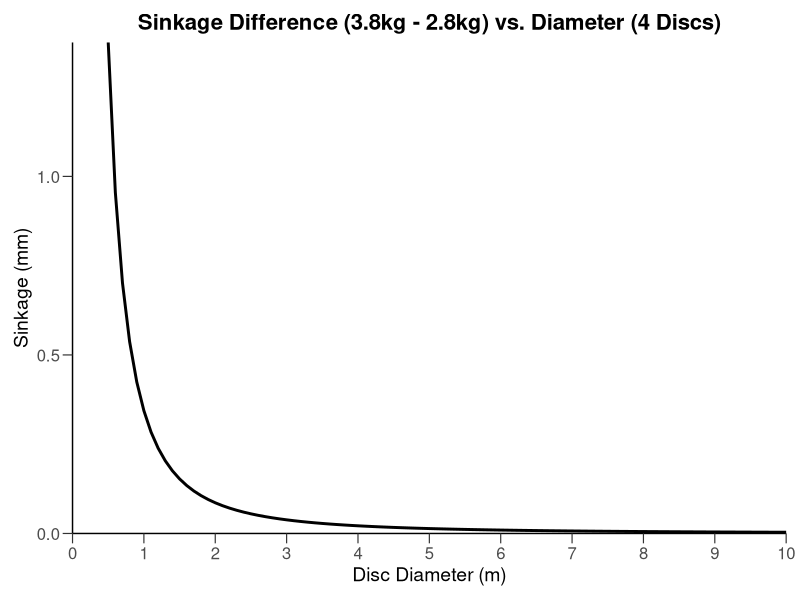

The R source for this figure:
# Load necessary library
library(ggplot2)

# Constants (divide total weight by 4 discs)
V1 <- 0.00112  # Volume per buoy for 2.726 kg + suction force (in m^3)
V2 <- 0.00139  # Volume per buoy for 3.8 kg + suction force (in m^3)

# Define disc diameters (meters)
disc_diameters_m <- seq(0.5, 10, by = 0.1)  # From 0.5m to 10m
disc_radii_m <- disc_diameters_m / 2  # Convert to radius

# Calculate sinkage depth (h) in meters for both cases
sinkage_dry_m <- V1 / (pi * disc_radii_m^2)
sinkage_wet_m <- V2 / (pi * disc_radii_m^2)

# Convert sinkage to mm
sinkage_dry_mm <- sinkage_dry_m * 1000  
sinkage_wet_mm <- sinkage_wet_m * 1000  

# Calculate sinkage difference (Δh in mm)
sinkage_diff_mm <- sinkage_wet_mm - sinkage_dry_mm

# Create a data frame
data <- data.frame(Disc_Diameter_m = disc_diameters_m, Sinkage_Difference_mm = sinkage_diff_mm)

# Plot the results
ggplot(data, aes(x = Disc_Diameter_m, y = Sinkage_Difference_mm)) +
  geom_line(color = "black", size = 1) +
  scale_x_continuous(
    limits = c(0, max(data$Disc_Diameter_m, na.rm = TRUE)),
    breaks = seq(0, max(data$Disc_Diameter_m, na.rm = TRUE), by = 1),
    expand = c(0, 0)
  ) +
  scale_y_continuous(
    limits = c(0, max(data$Sinkage_Difference_mm, na.rm = TRUE)),
    expand = c(0, 0)
  ) +
  labs(
    title = "Sinkage Difference (3.8kg - 2.8kg) vs. Diameter (4 Discs)",
    x = "Disc Diameter (m)",
    y = "Sinkage (mm)"
  ) +
  theme_classic() +
  theme(
    plot.title = element_text(hjust = 0.5, size = 16, face = "bold"),
    axis.title = element_text(size = 14),
    axis.text = element_text(size = 12),
    axis.line = element_line(size = 0.5),
    axis.ticks.length = unit(0.25, "cm"),
    axis.ticks = element_line(size = 0.4),
    plot.margin = margin(10, 10, 10, 10)
  )


